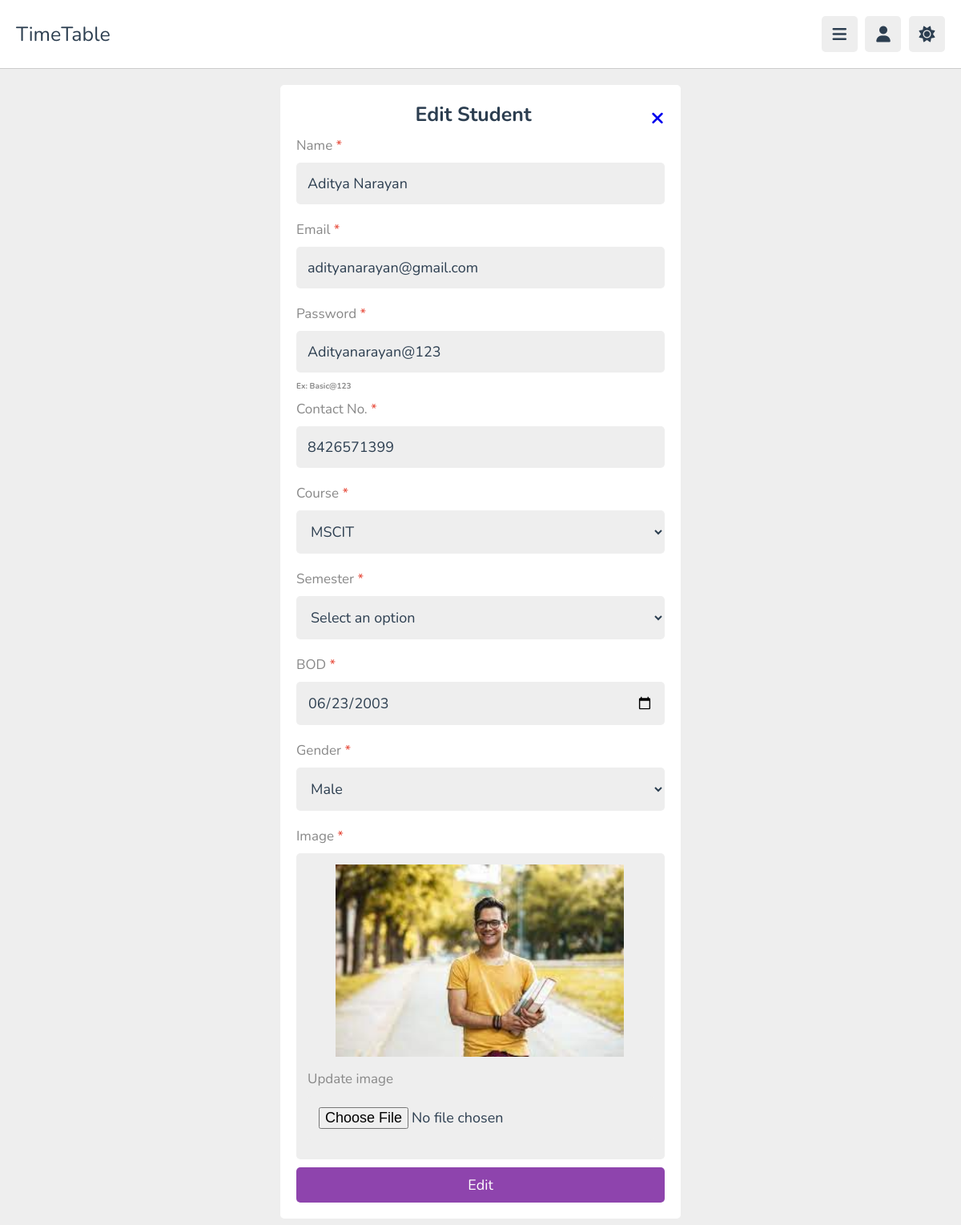
The app's page /admin/student_edit.php?get_id=2 (signed in) with its own data.
### tables this page shows
CREATE TABLE `students` (
  `student_id` int(11) NOT NULL,
  `student_name` varchar(50) NOT NULL,
  `student_email` varchar(50) NOT NULL,
  `password` varchar(20) NOT NULL,
  `contact_no` varchar(12) NOT NULL,
  `course_id` int(11) NOT NULL,
  `sem_id` int(11) NOT NULL,
  `bod` date NOT NULL,
  `gender` varchar(10) NOT NULL,
  `image` varchar(200) NOT NULL
);

### admin/student_edit.php (the view, shortened to what this page needs)
<?php
require ("../db_connect.php");
if (isset($_GET['get_id'])) {
    $get_id = mysqli_real_escape_string($conn, $_GET['get_id']);
    $query = "SELECT * FROM students WHERE student_id = '$get_id'";
    $result = mysqli_query($conn, $query);
    if (mysqli_num_rows($result) == 1) {
        $user = mysqli_fetch_assoc($result);
    } else {
        header('Location: students.php');
        exit();
    }
}
$courses = [];
$sql = "SELECT * FROM courses ORDER BY course_name ASC";
$all_courses = $conn->query($sql);
while ($course = $all_courses->fetch_assoc()) {
    $courses[] = $course;
}
?>
<!DOCTYPE html>
<html lang="en">
<head>
    <link rel="stylesheet" href="https://cdnjs.cloudflare.com/ajax/libs/font-awesome/6.1.2/css/all.min.css">
    <link rel="stylesheet" href="../css/style.css">
</head>
<body>
    <?php require ("header.php"); ?>
    <div class="addstudent">
        <section class="form-container">
            <form action="" method="post" enctype="multipart/form-data">
                <h3>Edit Student<span class="close"><a href="students.php">&times;</a></span></h3>
                <p>Name <span>*</span></p>
                <input type="text" name="name" value="<?php echo $user['student_name']; ?>" required maxlength="50"
                    class="box">
                <p>Email <span>*</span></p>
                <input type="email" name="email" value="<?php echo $user['student_email']; ?>" required maxlength="50"
                    class="box">
                <p>Password <span>*</span></p>
                <input type="text" name="password" value="<?php echo $user['password']; ?>"
                    pattern="(?=.*[!@#$%^&])(?=.*[a-z])(?=.*[A-Z])(?=.*[0-9]).{8,}" required maxlength="20" class="box"
                    id="myInput">
                <h4>Ex: Basic@123</h4>
                <p>Contact No. <span>*</span></p>
                <input type="text" name="contact_no" value="<?php echo $user['contact_no']; ?>" required maxlength="10"
                    class="box" pattern="[0-9]{10}">
                <p>Course <span>*</span></p>
                <select name="course" id="course" class="box" required>
                    <?php
                    foreach ($courses as $course) {
                        $selected = ($course['course_id'] == $user['course_id']) ? 'selected' : '';
                        echo "<option value=\"{$course['course_id']}\" $selected>{$course['course_name']}</option>";
                    }
                    ?>
                </select>
                <p>Semester <span>*</span></p>
                <select name="sem" id="sem" class="box" required>
                    <option value="">Select an option</option>
                </select>
                <p>BOD <span>*</span></p>
                <input type="date" name="bod" value="<?php echo $user['bod']; ?>" required maxlength="10" class="box">
                <p>Gender <span>*</span></p>
                <select name="gender" class="box" required>
                    <option value="male" <?php echo ($user['gender'] == 'male') ? 'selected' : ''; ?>>Male</option>
                </select>
                <p>Image <span>*</span></p>
                <div class="box">
                    <img src="upload/student/<?php echo $user['image']; ?>?v=<?php echo time(); ?>" class="image" alt="">
                    <p>Update image </p>
                    <input type="file" name="image" class="box">
                </div>
                <input type="submit" value="Edit" name="edit" class="btn">
            </form>
        </section>
    </div>
</body>
</html>

### css/style.css (style rules this page uses)
:root { --main-color: #8e44ad; --red: #e74c3c; --orange: #f39c12; --light-color: #888; --light-bg: #eee; --black: #2c3e50; --white: #fff; --border: .1rem solid rgba(0, 0, 0, .2); }
* { font-family: 'Nunito', sans-serif; margin: 0; padding: 0; box-sizing: border-box; outline: none; border: none; text-decoration: none; }
html { font-size: 62.5%; overflow-x: hidden; }
body { background-color: var(--light-bg); padding-left: 30rem; }
section { padding: 2rem; margin: 0 auto; max-width: 1200px; }
.inline-btn, .inline-option-btn, .inline-delete-btn, .btn, .delete-btn, .option-btn { border-radius: .5rem; color: #fff; font-size: 1.8rem; cursor: pointer; text-transform: capitalize; padding: 1rem 3rem; text-align: center; margin-top: 1rem; }
.btn, .delete-btn, .option-btn { display: block; width: 100%; }
.btn, .inline-btn { background-color: var(--main-color); }
h4 { color: var(--light-color); font-size: 10px; }
select { color: var(--light-color); }
.close { float: right; font-size: 30px; font-weight: bold; }
.form-container { min-height: calc(100vh - 20rem); display: flex; align-items: center; justify-content: center; }
.form-container form { background-color: var(--white); border-radius: .5rem; padding: 2rem; width: 50rem; }
.form-container form h3 { font-size: 2.5rem; text-transform: capitalize; color: var(--black); text-align: center; }
.form-container form p { font-size: 1.7rem; color: var(--light-color); padding-top: 1rem; }
.form-container form p span { color: var(--red); }
.form-container form .box { font-size: 1.8rem; color: var(--black); border-radius: .5rem; padding: 1.4rem; background-color: var(--light-bg); width: 100%; margin: 1rem 0; }
.form-container p { font-size: large; }
.form-container .image { height: 24rem; width: 43rem; border-radius: 7px; object-fit: contain; }
@media (max-width:1200px) { body { padding-left: 0; } }

### records on screen
students: name "Aditya Narayan", email "adityanarayan@gmail.com", password "Adityanarayan@123", contact_no "8426571399", bod "06/23/2003", gender "Male", image (picture)

### other values on screen
form field course "MSCIT"
